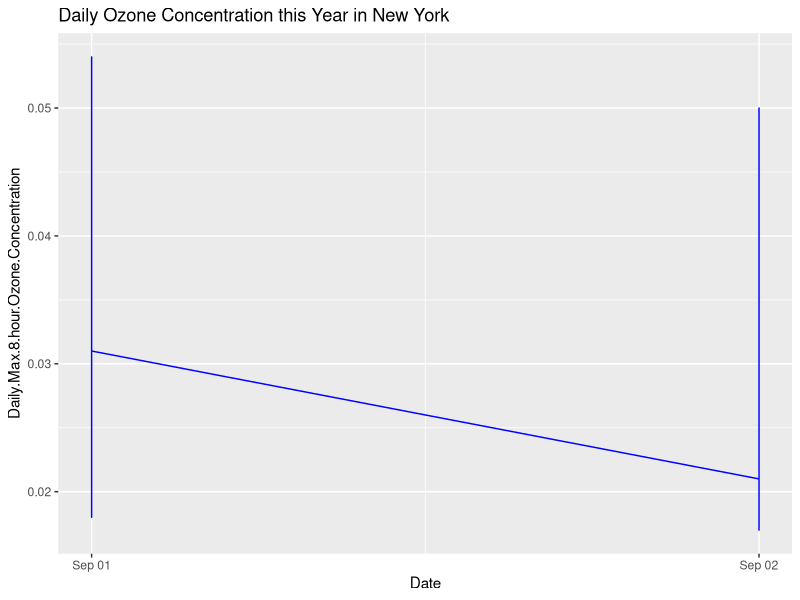

Write the R code that produced this figure.
## ---- chunk 1
library(tidyverse)

AirData<-read.csv("ad_viz_plotval_data.csv")
glimpse(AirData)

AirData %>%
mutate(Date = as.Date(Date, format = "%m/%d/%Y")) %>%
filter(Date >= "2026-09-01") %>% 
ggplot(aes(x=Date, y=Daily.Max.8.hour.Ozone.Concentration))+geom_line(color="blue") + labs(title="Daily Ozone Concentration this Year in New York")
